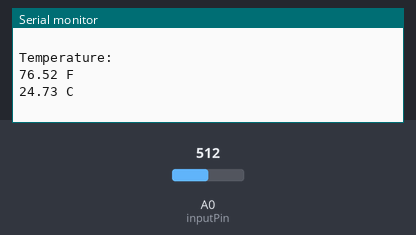
This sketch was run on a simulated Arduino Uno, built with avr-gcc and run on an emulated ATmega328P. Shown: the last lines printed to the serial monitor. The test bench sets the inputs (shaded band); at power-on: A0 (inputPin) = 512.

Above: at 1.3 s.
1.4 s: A0 (inputPin) set to 716
At 1.83 s:
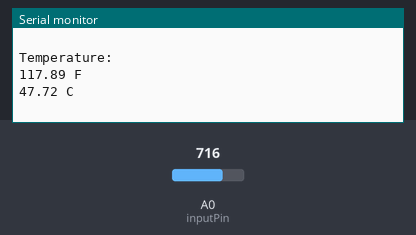
2.9 s: A0 (inputPin) set to 900
At 3.33 s:
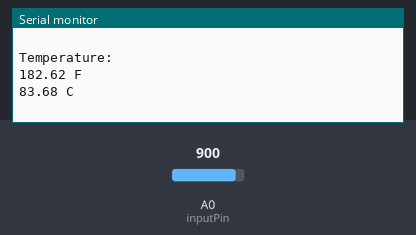
Timing chart, 0 to 5.9 s (numbered marks = the images above; inputs shaded):
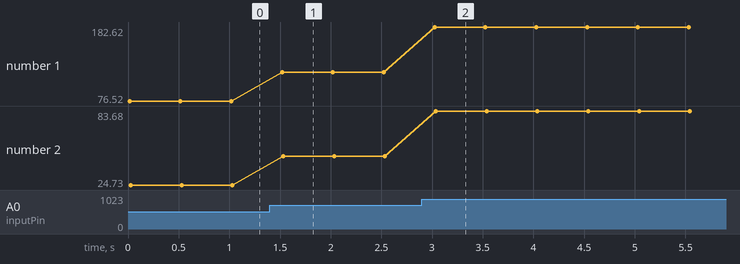

Measured:
- after the input at 1.4 s, the serial monitor: prints a new line after 0.12 s (image 1)
- after the input at 2.9 s, the serial monitor: prints a new line after 0.13 s (image 2)
- plotted number 1: 76.52 → 117.89 after the input at 1.4 s, 117.89 → 182.62 after the input at 2.9 s
- plotted number 2: 24.73 → 47.72 after the input at 1.4 s, 47.72 → 83.68 after the input at 2.9 s

The sketch:

computing-temperature.ino
```cpp
int inputPin = 0;
int Vo;
float R1 = 10000;
float logR2, R2, T, C;
float c1 = 1.009249522e-03, c2 = 2.378405444e-04, c3 = 2.019202697e-07;

void setup() {
Serial.begin(9600);
}

void loop() {

  Vo = analogRead(inputPin);
  R2 = R1 * (1023.0 / (float)Vo - 1.0);
  logR2 = log(R2);
  T = 1.0 / (c1 + c2*logR2 + c3*logR2*logR2*logR2);
  T = T - 273.15;
  C= T;
  T = (T * 9.0)/ 5.0 + 32.0;

  Serial.println("Temperature: ");
  Serial.print(T);
  Serial.println(" F ");
  Serial.print(C);
  Serial.println(" C");
  Serial.println(" ");


  delay(500);
}
```
